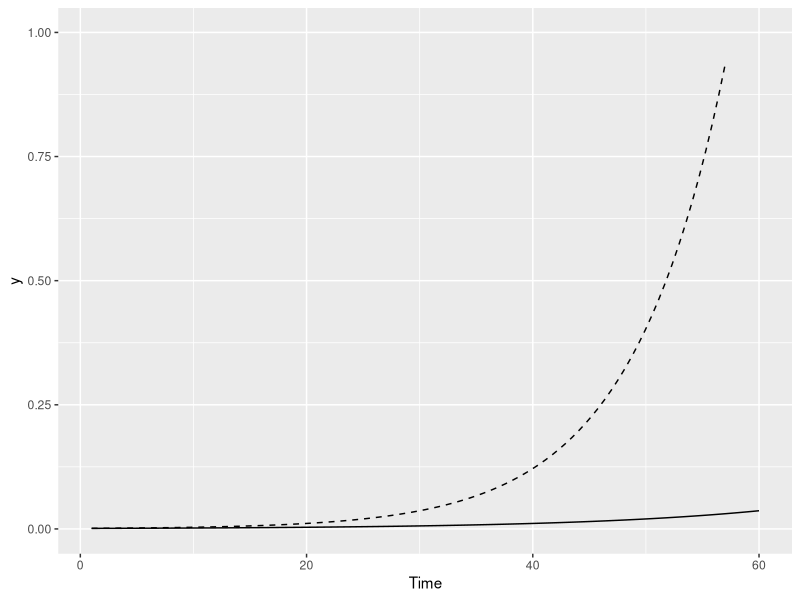
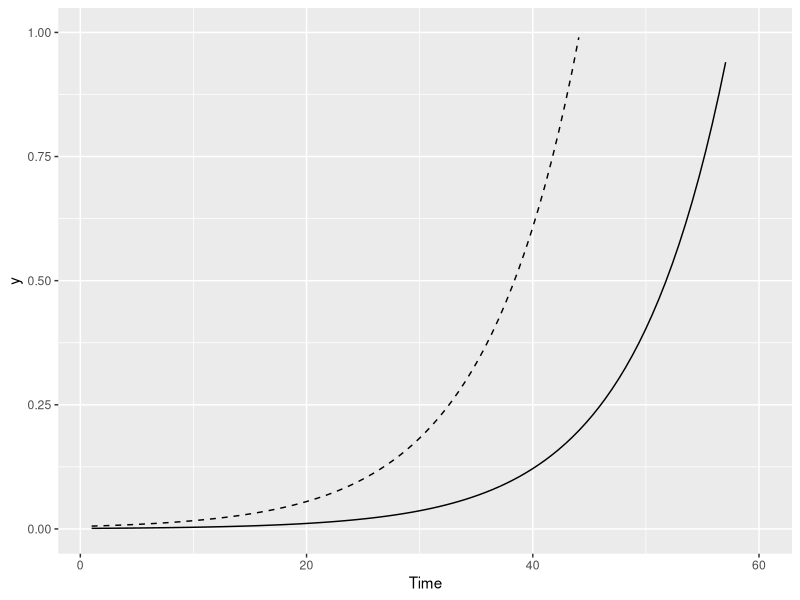
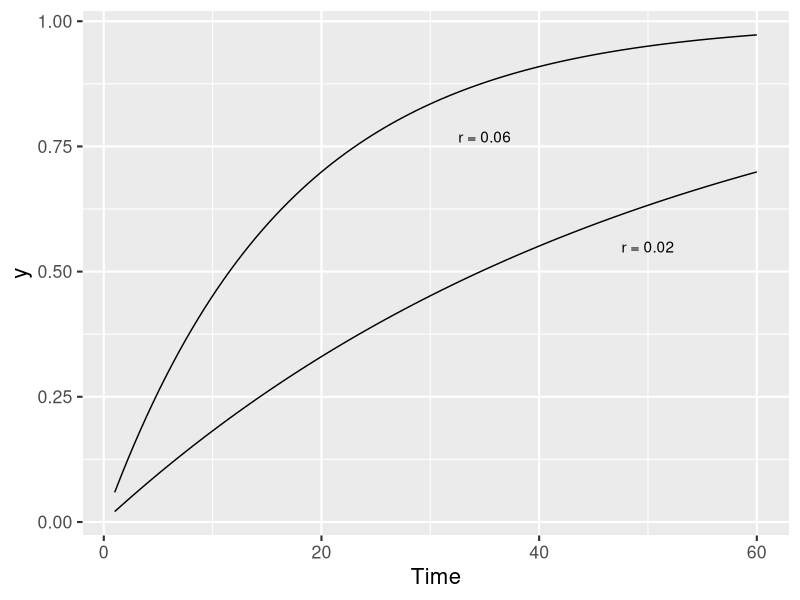
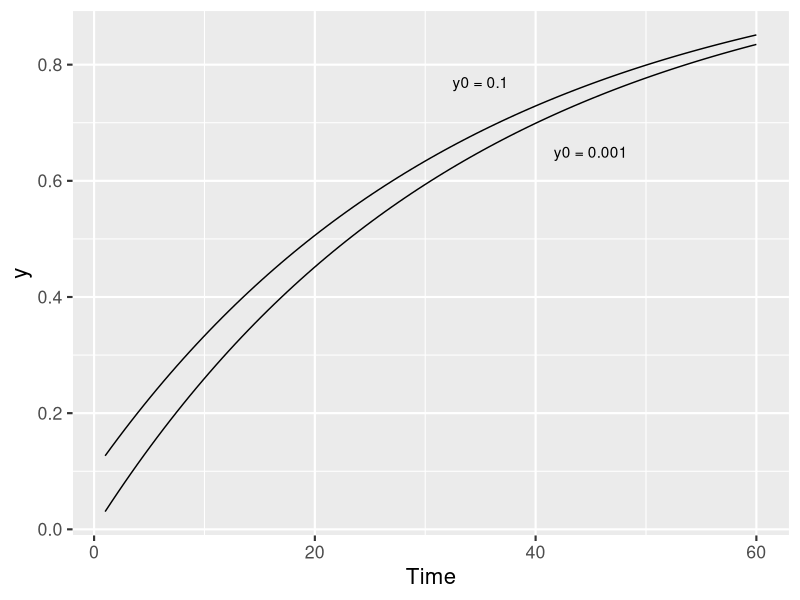
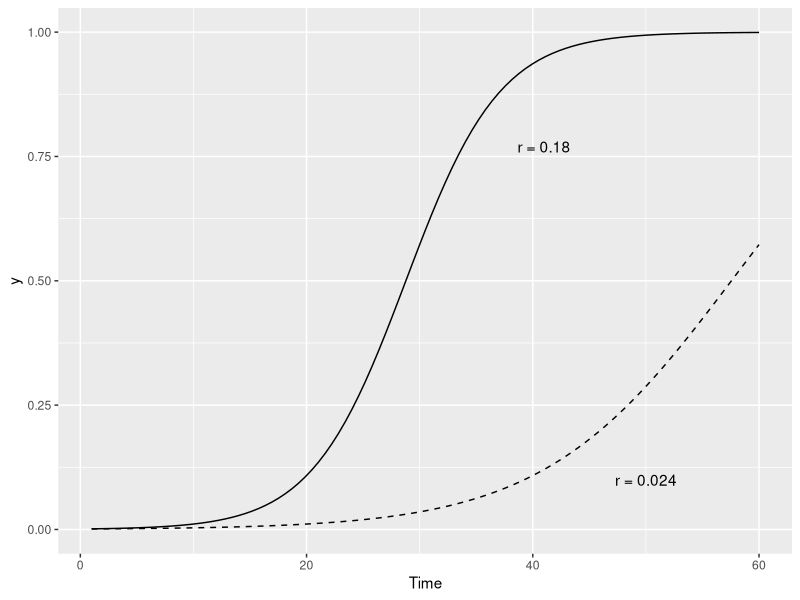
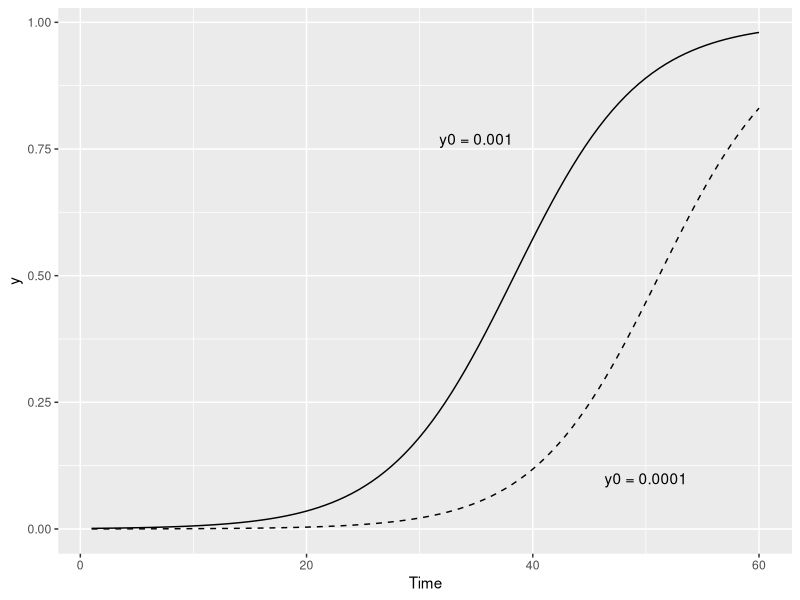
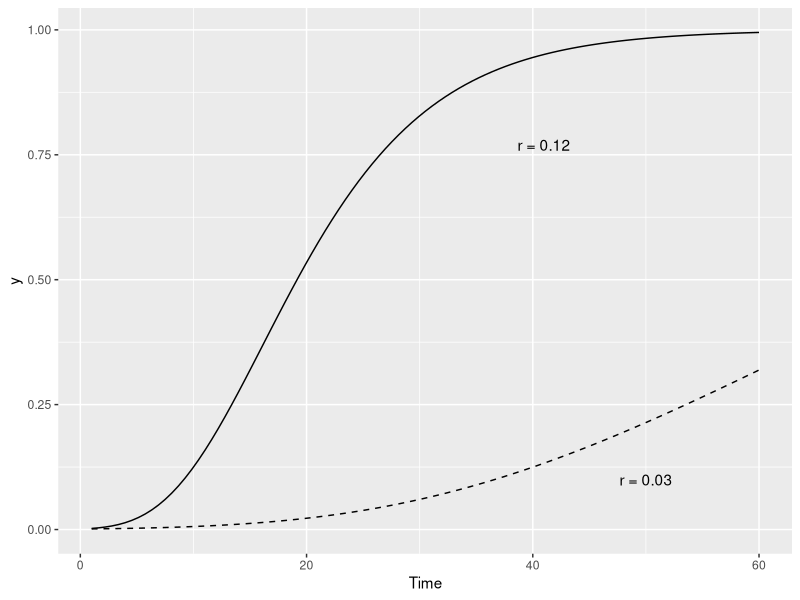
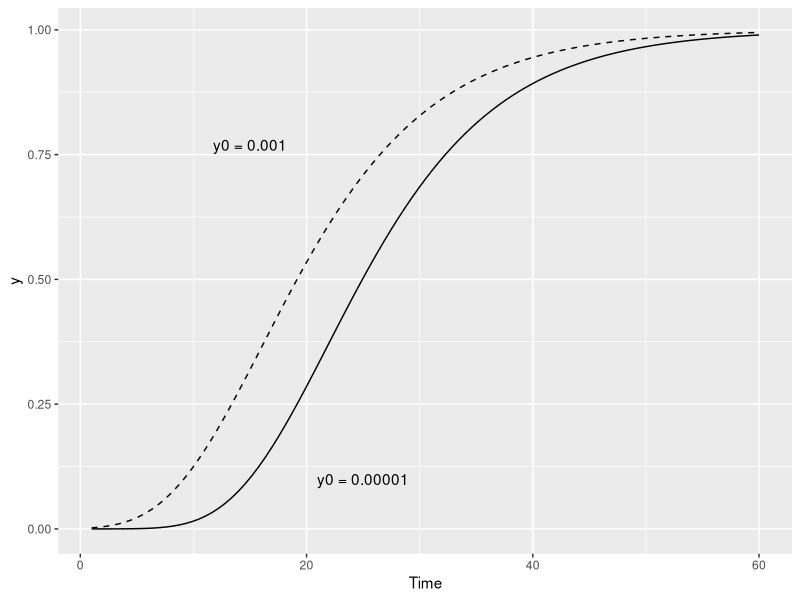

Generate these figures, in order, with R:
## ---- chunk 1
#| warning: false
#| message: false

library(tidyverse) # essential packages 
theme_set(theme_gray(base_size = 16)) # set global theme
## ---- chunk 2
y0 <- 0.001 
r <- 0.06 
tmax <- 60 # maximum duration t of the epidemics
dat <- data.frame(t = seq(1:tmax), y = seq(0:1)) # define the axes
## ---- chunk 3
#| warning: false
#| label: fig-exp1
#| fig-cap: "Exponential curves with two rates of infection (0.06 and 0.12) and the same initial inoculum (0.001) " 

dat |>
  ggplot(aes(t, y)) +
  stat_function(fun = function(t) y0 * exp(r * t), linetype = 1) +
  stat_function(fun = function(t) y0 * exp(r * 2 * t), linetype = 2) +
  ylim(0, 1) +
  theme_gray()+
  labs(x = "Time")

## ---- chunk 4
#| warning: false
#| label: fig-exp2
#| fig-cap: "Exponential curves with the same rate of infection (0.12) and single and five times the initial inoculum (0.001)" 
dat |>
  ggplot(aes(t, y)) +
  stat_function(fun = function(t) y0 * exp(r * 2 * t), linetype = 1) +
  stat_function(fun = function(t) y0 * 5 * exp(r * 2 * t), linetype = 2) +
  ylim(0, 1) +
  theme_gray()+
  labs(x = "Time")

## ---- chunk 5
#| warning: false
#| label: fig-mono1
#| fig-cap: "Monomolecular curves with two rates of infection (0.06 and 0.02) and the same initial inoculum (0.001) " 
dat |>
  ggplot(aes(t, y)) +
  stat_function(fun = function(t) 1 - ((1 - y0) * exp(-r * t))) +
  stat_function(fun = function(t) 1 - ((1 - y0) * exp(-(r / 3) * t))) +
  labs(x = "Time") +
  theme_gray(base_size = 16)+
  annotate(geom = "text", x = 35, y = 0.77, label = "r = 0.06") +
  annotate(geom = "text", x = 50, y = 0.55, label = "r = 0.02")
## ---- chunk 6
#| warning: false
#| label: fig-mono2
#| fig-cap: "Monomolecular curves with one rate (0.06) and the  initial inoculum increased 100 times"
dat |>
  ggplot(aes(t, y)) +
  stat_function(fun = function(t) 1 - ((1 - y0) * exp(-r / 2 * t))) +
  stat_function(fun = function(t) 1 - ((1 - (y0 * 100)) * exp(-r / 2 * t))) +
  theme_gray(base_size = 16)+
  labs(x = "Time") +
  annotate(geom = "text", x = 35, y = 0.77, label = "y0 = 0.1") +
  annotate(geom = "text", x = 45, y = 0.65, label = "y0 = 0.001")

## ---- chunk 7
#| warning: false
#| label: fig-log1
#| fig-cap: "Logistic curves with two rates of infection (0.18 and 0.024) and the same initial inoculum (0.001) "
dat |>
  ggplot(aes(t, y)) +
  stat_function(
    linetype = 2,
    fun = function(t) 1 / (1 + ((1 - y0) / y0) * exp(-r * 2 * t))
  ) +
  stat_function(fun = function(t) 1 / (1 + ((1 - y0) / y0) * exp(-r * 4 * t))) +
  labs(x = "Time") +
  theme_gray()+
  annotate(geom = "text", x = 41, y = 0.77, label = "r = 0.18") +
  annotate(geom = "text", x = 50, y = 0.10, label = "r = 0.024")
## ---- chunk 8
#| warning: false
#| label: fig-log2
#| fig-cap: "Logistic curves with a single rate of infection (0.24) and two initial inoculum (0.001 and 0.0001) "
dat |>
  ggplot(aes(t, y)) +
  stat_function(
    linetype = 2,
    fun = function(t) 1 / (1 + ((1 - (y0 / 10)) / (y0 / 10)) * exp(-r * 3 * t))
  ) +
  stat_function(fun = function(t) 1 / (1 + ((1 - y0) / y0) * exp(-r * 3 * t))) +
  labs(x = "Time") +
  theme_gray()+
  annotate(geom = "text", x = 35, y = 0.77, label = "y0 = 0.001") +
  annotate(geom = "text", x = 50, y = 0.10, label = "y0 = 0.0001")


## ---- chunk 9
#| warning: false
#| label: fig-gomp1
#| fig-cap: "Gompertz curves with two rates of infection (0.12 and 0.03) and the same initial inoculum (0.001)"
dat |>
  ggplot(aes(t, y)) +
  stat_function(
    linetype = 2,
    fun = function(t) exp(log(y0) * exp(-r/2 * t))
  ) +
  stat_function(fun = function(t) exp(log(y0) * exp(-r*2 * t))) +
  labs(x = "Time") +
  theme_gray()+
  annotate(geom = "text", x = 41, y = 0.77, label = "r = 0.12") +
  annotate(geom = "text", x = 50, y = 0.10, label = "r = 0.03")
## ---- chunk 10
#| warning: false
#| label: fig-gomp2
#| fig-cap: "Gompertz curves with a single rate of infection (0.12) and two levels of initial inoculum (0.001 and 0.00001)"
dat |>
  ggplot(aes(t, y)) +
  stat_function(
    linetype = 2,
    fun = function(t) exp(log(y0) * exp(-r*2 * t))
  ) +
  stat_function(fun = function(t) exp(log(y0/1000) * exp(-r*2 * t))) +
  labs(x = "Time") +
  theme_gray()+
  annotate(geom = "text", x = 15, y = 0.77, label = "y0 = 0.001") +
  annotate(geom = "text", x = 25, y = 0.10, label = "y0 = 0.00001")
